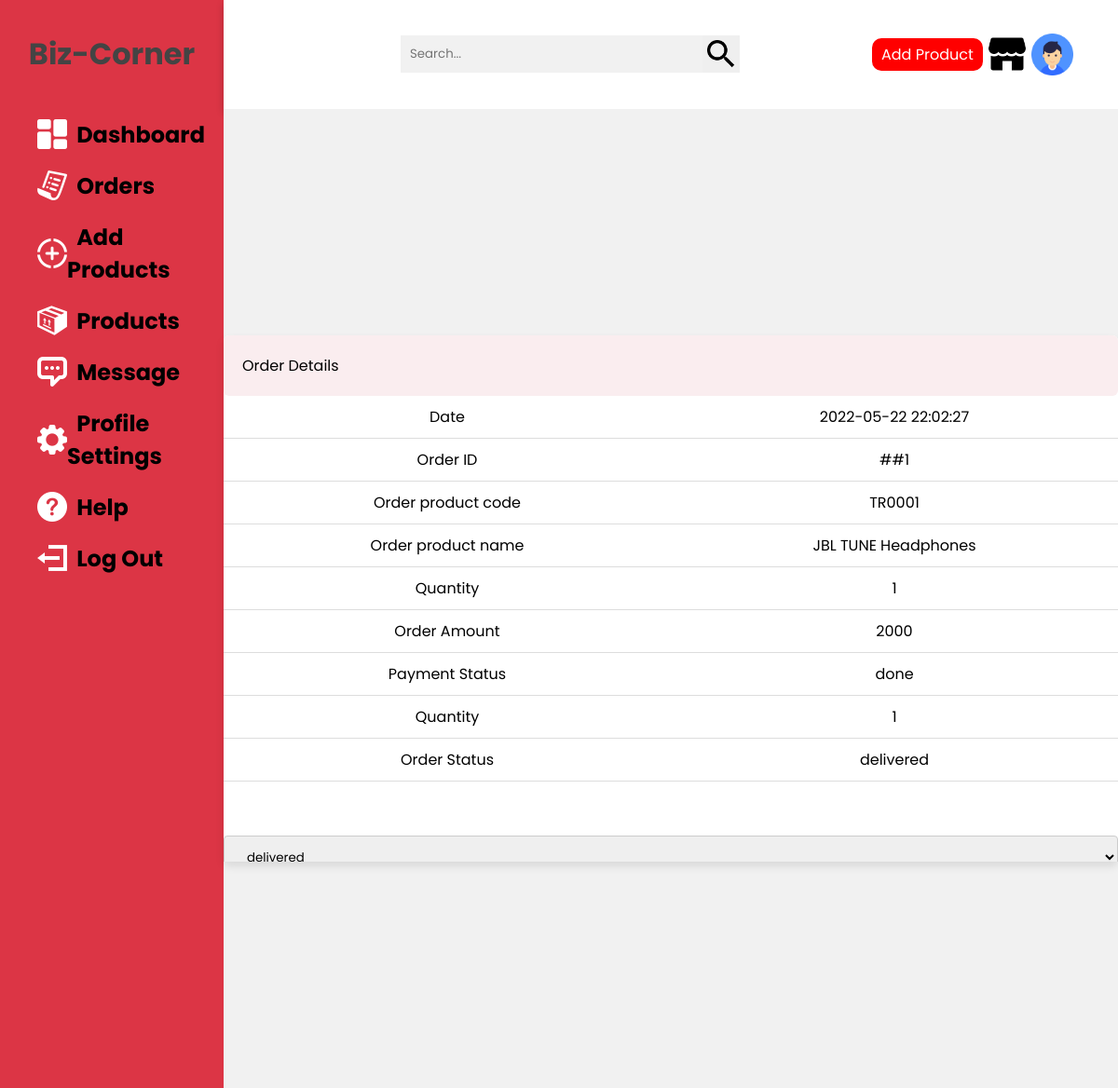
The page /php/orderDetailss.php?orderid=1 (signed in) on the database its author committed.
### tables this page shows
CREATE TABLE `orderdetails` (
  `order_ID` int(20) NOT NULL,
  `product_id` int(11) NOT NULL,
  `user_id` int(10) NOT NULL,
  `pro_quantity` int(10) NOT NULL,
  `status_id` int(10) NOT NULL,
  `payment` varchar(10) NOT NULL,
  `order_amount` int(10) NOT NULL,
  `order_date` timestamp NOT NULL DEFAULT current_timestamp() ON UPDATE current_timestamp()
);

CREATE TABLE `product` (
  `product_id` int(11) NOT NULL,
  `p_code` varchar(10) NOT NULL,
  `p_name` mediumtext NOT NULL,
  `p_price` float NOT NULL,
  `p_description` longtext NOT NULL,
  `category_id` int(11) NOT NULL,
  `seller_ID` int(11) NOT NULL,
  `p_img1` varchar(50) NOT NULL,
  `p_img2` varchar(50) NOT NULL,
  `p_img3` varchar(50) NOT NULL,
  `p_quantity` int(10) NOT NULL,
  `p_title` varchar(100) NOT NULL
);

CREATE TABLE `orderstatus` (
  `sts_id` int(11) NOT NULL,
  `status` varchar(20) NOT NULL
);

### php/orderDetailss.php (the view, shortened to what this page needs)
<?php
require "config.php";
?>
<!DOCTYPE html>
<html lang="en">
<head>
    <link rel="stylesheet" href="../css/seller-style.css">
</head>
<body>
    <div class="side-menu">
        <div class="brand-name">
            <h1>Biz-Corner</h1>
        </div>
        <ul>
            <a href="seller-dashboard-sidebar.php"><li> <img src="../Images/dashboard (2).png" alt="fd">&nbsp;&nbsp;Dashboard</li></a>
            <a href="ordertable.php"><li> <img src="../Images/purchase-order-32.png" alt="fd">&nbsp;&nbsp;Orders</li></a>
            <a href="product-adding.php"><li> <img src="../Images/add-32.png" alt="fd">&nbsp;&nbsp;Add Products</li></a>
            <a href="products.php"><li> <img src="../Images/product-32.png" alt="fd">&nbsp;&nbsp;Products</li></a>
            <a href="#"><li> <img src="../Images/message-2-32.png" alt="fd">&nbsp;&nbsp;Message</li></a>
            <a href="seller_profile_update.php"><li> <img src="../Images/settings.png" alt="fd">&nbsp;&nbsp;Profile Settings</li></a>
            <a href="#"><li> <img src="../Images/help-web-button.png" alt="fd">&nbsp;&nbsp;Help</li></a>
            <a href="seller_logout.php"><li ><img src="../Images/account-logout-32.png" alt="fd">&nbsp;&nbsp;Log Out</li></a>
        </ul>
    </div>
    <div class="container">
        <div class="header">
            <div class="nav">
                <div class="search">
                    <input type="text" placeholder="Search...">
                    <button type="submit"><img src="../Images/search.png" alt=""></button>
                </div>
                <div class="user">
                     <a href="./product-adding.php" class="btn">Add Product</a>
                     <img src="../Images/1.png" alt="../index.php">
                     <div class="case">
                         <img src="../Images/user.png" alt="">
                     </div>
                </div>
            </div>
        </div>
        <div class="producttable">
            <div class="productcontainer">
                <div class="table">
                    <div class="table_header">
                        <p>Order Details</p>
                    </div>
                    <div class="table_section">
                        <table>
                            <tbody>
                              <?php
                              if(isset($_GET['orderid'])){
                                $oid=$_GET['orderid'];
                                $sql="SELECT * FROM orderdetails o,product p,buyer_details b,orderstatus os where p.product_id=o.product_id AND o.user_id=b.user_id AND os.sts_id=o.status_id AND o.order_ID='$oid'";
                                $showresult=mysqli_query($con,$sql);
                                while($row=mysqli_fetch_assoc($showresult)){
                                    echo "<tr>";
									echo "<td>Date</td>";
									echo "<td>".$row['order_date']."</td>";
									echo "</tr>";
                                    echo "<tr>";
									echo "<td>Order ID</td>";
									echo "<td>##".$row['order_ID']."</td>";
									echo "</tr>";
                                    echo  "<tr>";
									echo  "<td>Order product code</td>";
									echo  "<td>".$row['p_code']."</td>";
									echo  "</tr>";
									echo  "<tr>";
									echo  "<td>Order product name</td>";
									echo  "<td>".$row['p_name']."</td>";
									echo  "</tr>";
                                    echo  "<tr>";
									echo  "<td>Quantity</td>";
									echo  "<td>".$row['pro_quantity']."</td>";
									echo  "</tr>";
                                    echo  "<tr>";
									echo  "<td>Order Amount</td>";
									echo  "<td>".$row['order_amount']."</td>";
									echo  "</tr>";
									echo "<tr>";
									echo "<td>Payment Status</td>";
									echo "<td>".$row['payment']."</td>";
									echo "</tr>";
									echo "<tr>";
									echo "<td>Quantity</td>";
									echo "<td>".$row['pro_quantity']."</td>";
									echo "</tr>";
									echo "<tr>";
									echo "<td>Order Status</td>";
									echo "<td>".$row['status']."</td>";
									echo "</tr>";
                                }
                               }
                              ?>
							 </tbody>
                        </table>
						<br><br>
                        <form action="orderupdate.php" method="post">
						<center>
                        <select  name="sts" id="sts">
                        <?php
                        $sql4="SELECT * from orderstatus";
                        $showresult13=mysqli_query($con,$sql4);
                        while($row14=mysqli_fetch_assoc($showresult13)){
                           echo  '<option value="'.$row14['sts_id'].'">'.$row14['status'].'</option>';
                        }
                        ?>
                        </select></center><br>
                        </form>
                    </div>
                </div>
            </div>
        </div>
    </div>
</body>
</html>

### css/seller-style.css (style rules this page uses)
* { margin: 0; padding: 0; box-sizing: border-box; font-family: 'Poppins',sans-serif; }
body { min-height: 100vh; }
a { text-decoration: none; }
li { list-style: none; }
h1,h2 { color: #444; }
.btn { background: #ff0000; color: white; padding: 5px 10px; text-align: center; border-radius: 10px; }
.side-menu { position: absolute; background: #dc3545 ; width: 20vw; min-height: 100vh; display: flex; flex-direction: column; }
.side-menu .brand-name { height: 10vh; display: flex; align-items: center; justify-content: center; }
.side-menu li { font-size: 24px; padding:10px 40px; color: black; font-weight: bold; display: flex; align-items: center; }
.side-menu a { text-decoration: none; color: black; }
.container { position: absolute; right: 0; width: 80vw; height: 100vh; background-color: #f1f1f1; }
.container .header { position: static; top: 0; right: 0; width: 80vw; height: 10vh; background-color: white; display: flex; align-items: center; justify-content: center; box-shadow: 0 4px 8px 0 rgba(0,0,0,0.2); }
.container .header .nav { width: 90%; display: flex; align-items: center; }
.container .header .nav .search { flex: 3; display: flex; justify-content: center; }
.container .header .nav .search input[type=text] { border: none; background: #f1f1f1; padding: 10px; width: 50%; }
.container .header .nav .search button { width: 40px; height: 40px; border: none; }
.container .header .nav .search button img { width: 40px; height: 40px; }
.container .header .nav .user { flex: 1; display: flex; justify-content: space-between; align-items: center; }
.container .header .nav .case { position: relative; width: 45px; height: 45px; }
.container .header .nav .case img { position: absolute; height: 100%; top: 0; left: 0; width: 100%; }
.container .header .nav img { width: 40px; height: 40px; }
.input-field input[type=text],select { width: 100%; padding: 12px 20px; margin: 8px 0; display: inline-block; border: 1px solid #ccc; border-radius: 4px; box-sizing: border-box; }
.producttable { min-height: 90vh; display: flex; align-items: center; justify-content: center; background-color:#f1f1f1; }
.productcontainer { position: relative; max-width: 1100px; width: 100%; border-radius: 6px; margin: 0 0px; background-color: #fff; box-shadow: 0 5px 10px rgba(0,0,0,0.1); }
.table { width: 100%; }
.table_header { display: flex; justify-content: space-between; align-items: center; flex-wrap: wrap; border-radius: 6px; padding: 20px; background-color: #faedef; }
.table_header p { color: #000000; }
.table_section { height: 500px; overflow: auto; }
.table_section table { width: 100%; table-layout: fixed; min-width: 900px; border-collapse: collapse; }
.table_section table th,td { border-bottom: 1px solid #dddddd; padding: 10px 20px; word-break: break-all; text-align: center; }

### rows shown on the page
orderdetails: order_date "2022-05-22 22:02:27", order_ID "1", product.p_code "TR0001", product.p_name "JBL TUNE Headphones", pro_quantity "1", order_amount "2000", payment "done", status.status "delivered"

### other values the page prints
form field sts "delivered"
